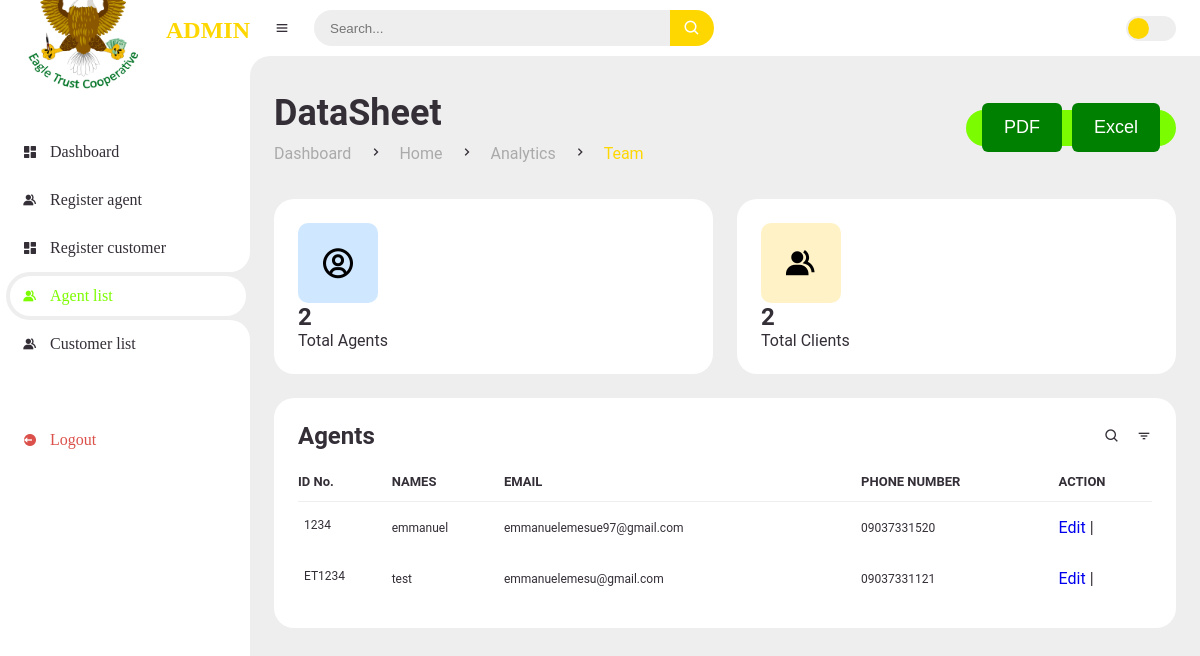
The app's page /agents/ (signed in) with its own data.
### dashboard/models.py (models this page shows, shortened)
class Agent(models.Model):
    agent_id = models.CharField(primary_key=True, max_length=50, unique=True)
    username = models.CharField(max_length=255, unique=True)
    email = models.EmailField(unique=True)
    date_created = models.DateTimeField(auto_now_add=True, null=True)
    phone_number = models.CharField(max_length=11, null=True, unique=True)

### dashboard/views.py (the view)
# urls.py: path('agents/', views.Agentlist.as_view(), name="agent_list"),
@method_decorator(login_required, name='dispatch')
class Agentlist(ListView):
    model = Agent
    template_name = 'dashboard/admin/team.html'
    context_object_name = 'agent_list'  # Specify the context variable name for the queryset
    def get_queryset(self):
        return Agent.objects.all()
    def get_context_data(self, **kwargs):
        context = super().get_context_data(**kwargs)
        total_agents = Agent.objects.count()
        total_customer = Customer.objects.count()
        context['total_agents'] = total_agents
        context['total_customer'] = total_customer
        return context

### templates/dashboard/admin/team.html (shortened to what this page needs)
{% extends 'main/admin_main.html' %}
{% load static %}
{% block content %}
		<main>
			<div class="head-title">
				<div class="left">
					<h1>DataSheet</h1>
					<ul class="breadcrumb">
						<li>
							<a href="index.html">Dashboard</a>
						</li>
						<li><i class='bx bx-chevron-right' ></i></li>
						<li>
							<a href="index.html">Home</a>
						</li>
                        <li><i class='bx bx-chevron-right' ></i></li>
						<li>
							<a  href="admin_analytics.html">Analytics</a>
						</li>
                        <li><i class='bx bx-chevron-right' ></i></li>
						<li class="active">
							<a class="active" href="admin_analytics.html">Team</a>
						</li>
					</ul>
				</div>
					<div class="btn-download">
						<button class="text" id="export-pdf"> PDF</button>
						<button id="downloadexcel"> Excel</button>
					</div>
			</div>
            <ul class="box-info">
				<li>
                    <a href="{% url 'agent_list' %}">
                        <i class='bx bx-user-circle'></i>
                        <span class="text">
                            <h3>{{total_agents}}</h3>
                            <p>Total Agents</p>
                        </span>
                    </a>
				</li>
				<li>
                    <a href="{% url 'customer_list' %}">
                        <i class='bx bxs-group' ></i>
                        <span class="text">
                            <h3>{{total_customer}}</h3>
                            <p>Total Clients</p>
                        </span>
                    </a>
				</li>
			</ul>
			<div class="table-data">
				<div class="order">
					<div class="head">
						<h3>Agents</h3>
						<i class='bx bx-search' ></i>
						<i class='bx bx-filter' ></i>
					</div>
					<table id="table">
						<thead>
							<tr>
								<th>ID No.</th>
								<th>NAMES</th>
								<th>EMAIL</th>
								<th>PHONE NUMBER</th>
								<th>ACTION</th>
							</tr>
						</thead>
						<tbody>
						{% for agent in agent_list %}
							<tr>
								<td style='font-size: 12px;'>{{ agent.agent_id }}</td>
								<td style='font-size: 12px;'>{{ agent.username }}</td>
								<td style='font-size: 12px;'>{{agent.email}}</td>
								<td style='font-size: 12px;'>{{agent.phone_number}}</td>
								<td>
									<a href="{% url 'agent_edit' pk=agent.pk %}">Edit</a> |
								</td>
							</tr>
						{% empty %}
							<tr>
								<td colspan="7">No data available</td>
							</tr>
						{% endfor %}
						</tbody>
					</table>
				</div>
			</div>
		</main>
	</section>
{% endblock %}

### static/css/style.css (style rules this page uses)
* { margin: 0; padding: 0; box-sizing: border-box; }
a { text-decoration: none; }
li { list-style: none; }
:root { --poppins: 'ROBOTO'; --lato: 'SEGOI UI'; --light: #Fff; --blue:#FFD700; --light-blue: #CFE8FF; --grey: #eee; --dark-grey: #AAAAAA; --dark: #342E37; --red: #DB504A; --yellow: #FFCE26; --light-yellow: #FFF2C6; --orange: #FD7238; --light-orange: #FFE0D3; }
html { overflow-x: hidden; }
body { background: var(--grey); overflow-x: hidden; }
#content main { width: 100%; padding: 36px 24px; font-family: var(--poppins); max-height: calc(100vh - 56px); overflow-y: auto; }
#content main .head-title { display: flex; align-items: center; justify-content: space-between; grid-gap: 16px; flex-wrap: wrap; }
#content main .head-title .left h1 { font-size: 36px; font-weight: 600; margin-bottom: 10px; color: var(--dark); }
#content main .head-title .left .breadcrumb { display: flex; align-items: center; grid-gap: 16px; }
#content main .head-title .left .breadcrumb li { color: var(--dark); }
#content main .head-title .left .breadcrumb li a { color: var(--dark-grey); pointer-events: none; }
#content main .head-title .left .breadcrumb li a.active { color: var(--blue); pointer-events: unset; }
#content main .head-title .btn-download { height: 36px; padding: 0 16px; border-radius: 36px; background: #7CFC00; color: black; display: flex; justify-content: center; align-items: center; grid-gap: 10px; font-weight: 500; }
#content main .box-info { display: grid; grid-template-columns: repeat(auto-fit, minmax(240px, 1fr)); grid-gap: 24px; margin-top: 36px; }
#content main .box-info li { padding: 24px; background: var(--light); border-radius: 20px; display: flex; align-items: center; grid-gap: 24px; }
#content main .box-info li .bx { width: 80px; height: 80px; border-radius: 10px; font-size: 36px; display: flex; justify-content: center; align-items: center; }
#content main .box-info li:nth-child(1) .bx { background: var(--light-blue); color: black; }
#content main .box-info li:nth-child(2) .bx { background: var(--light-yellow); color: black; }
#content main .box-info li .text h3 { font-size: 24px; font-weight: 600; color: var(--dark); }
#content main .box-info li .text p { color: var(--dark); }
#content main .table-data { display: flex; flex-wrap: wrap; grid-gap: 24px; margin-top: 24px; width: 100%; color: var(--dark); }
#content main .table-data > div { border-radius: 20px; background: var(--light); padding: 24px; overflow-x: auto; }
#content main .table-data .head { display: flex; align-items: center; grid-gap: 16px; margin-bottom: 24px; }
#content main .table-data .head h3 { margin-right: auto; font-size: 24px; font-weight: 600; }
#content main .table-data .head .bx { cursor: pointer; }
#content main .table-data .order { flex-grow: 1; flex-basis: 500px; }
#content main .table-data .order table { width: 100%; border-collapse: collapse; }
#content main .table-data .order table th { padding-bottom: 12px; font-size: 13px; text-align: left; border-bottom: 1px solid var(--grey); }
#content main .table-data .order table td { padding: 16px 0; }
#content main .table-data .order table tr td:first-child { display: flex; align-items: center; grid-gap: 12px; padding-left: 6px; }

### static/css/payment.css (style rules this page uses)
button { font-size: 18px; font-weight: 400; color: #fff; padding: 14px 22px; border: none; background: green; border-radius: 6px; cursor: pointer; }

### static/css/modal.css (style rules this page uses)
*, *::after, *::before { box-sizing: border-box; }

### records on screen
Agent: agent_id "1234", username "emmanuel", email "emmanuelemesue97@gmail.com", phone_number "09037331520"
Agent: agent_id "ET1234", username "test", email "emmanuelemesu@gmail.com", phone_number "09037331121"

### other values on screen
{{ total_agents }} "2"
{{ total_customer }} "2"
